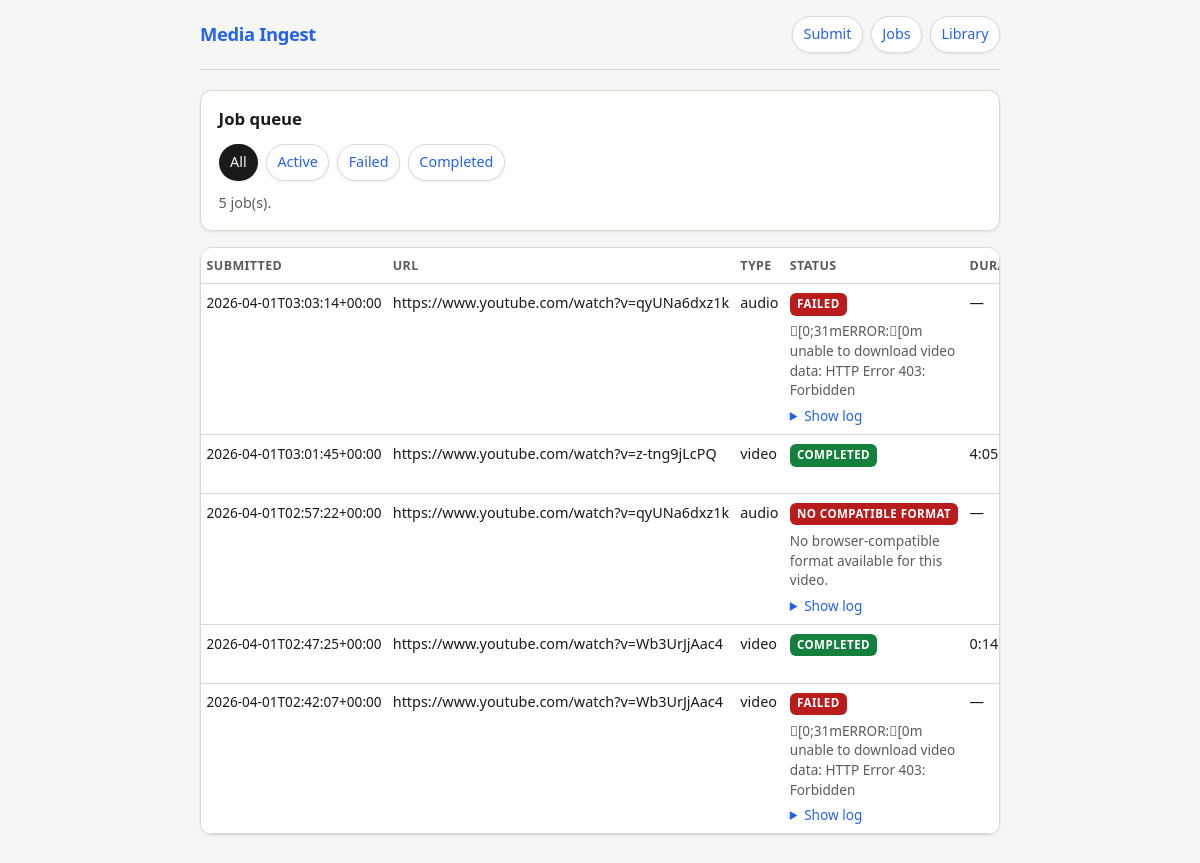
Page /jobs on the committed database.
### tables this page shows
CREATE TABLE jobs (
    job_id        TEXT PRIMARY KEY,
    source_url    TEXT NOT NULL,
    media_type    TEXT NOT NULL,
    status        TEXT NOT NULL,
    media_item_id TEXT,
    submitted_at  TEXT NOT NULL,
    started_at    TEXT,
    finished_at   TEXT,
    error_message TEXT,
    log           TEXT
);

### app/main.py (the view)
@app.get("/jobs", response_class=HTMLResponse)
async def jobs_page(
    request: Request,
    status: Optional[str] = None,
    page: int = 1,
) -> Any:
    per_page = 50
    page = max(1, page)
    offset = (page - 1) * per_page
    tab = status if status in ("active", "failed", "completed") else None
    rows, total = await run_in_threadpool(
        db.list_jobs_page, tab, per_page, offset
    )
    poll = await run_in_threadpool(db.any_active_jobs)
    pages = (total + per_page - 1) // per_page
    return templates.TemplateResponse(
        "jobs.html",
        {
            "request": request,
            "jobs": rows,
            "filter": tab or "all",
            "page": page,
            "pages": max(1, pages),
            "total": total,
            "poll_jobs": poll,
        },
    )

### app/templates/jobs.html (shortened to what this page needs)
{% extends "base.html" %}
{% block body %}
  <div class="card stack" style="margin-bottom:1rem;">
    <h2 style="margin:0;font-size:1.05rem;">Job queue</h2>
    <nav class="tabs" aria-label="Filter jobs">
      <a href="/jobs" {% if filter == 'all' %} aria-current="page"{% endif %}>All</a>
      <a href="/jobs?status=active" {% if filter == 'active' %} aria-current="page"{% endif %}>Active</a>
      <a href="/jobs?status=failed" {% if filter == 'failed' %} aria-current="page"{% endif %}>Failed</a>
      <a href="/jobs?status=completed" {% if filter == 'completed' %} aria-current="page"{% endif %}>Completed</a>
    </nav>
    <p style="margin:0;color:var(--muted);font-size:.9rem;">{{ total }} job(s). {% if poll_jobs %}Auto-refresh every 5s while work is active.{% endif %}</p>
  </div>
  {% if not jobs %}
  <p class="card" style="color:var(--muted);">No jobs match this filter.</p>
  {% else %}
  <div class="card" style="padding:0;overflow:auto;">
    <table>
      <thead>
        <tr>
          <th>Submitted</th>
          <th>URL</th>
          <th>Type</th>
          <th>Status</th>
          <th>Duration</th>
        </tr>
      </thead>
      <tbody>
        {% for j in jobs %}
        <tr>
          <td style="white-space:nowrap;font-size:.85rem;">{{ j.submitted_at }}</td>
          <td><span class="truncate" title="{{ j.source_url }}">{{ j.source_url }}</span></td>
          <td>{{ j.media_type }}</td>
          <td>
            <span class="badge {{ j.status }}">{{ job_status_label(j.status) }}</span>
            {% if j.status.startswith('failed') and j.error_message %}
            <div style="margin-top:.35rem;font-size:.85rem;color:var(--muted);max-width:18rem;">
              {% if j.status == 'failed_no_compatible_format' %}
              No browser-compatible format available for this video.
              {% else %}
              {{ j.error_message }}
              {% endif %}
            </div>
            {% if j.log %}
            <details class="job-log" style="margin-top:.35rem;">
              <summary>Show log</summary>
            </details>
            {% endif %}
            {% endif %}
          </td>
          <td style="white-space:nowrap;">{{ job_duration_display(j) }}</td>
        </tr>
        {% endfor %}
      </tbody>
    </table>
  </div>
  {% endif %}
{% endblock %}

### app/templates/base.html (shortened to what this page needs)
<!DOCTYPE html>
<html lang="en">
<head>
</head>
<body>
  <div class="wrap">
    <header class="site">
      <h1><a href="/">Media Ingest</a></h1>
      <nav class="tabs" aria-label="Main">
        <a href="/">Submit</a>
        <a href="/jobs">Jobs</a>
        <a href="/library">Library</a>
      </nav>
    </header>
    {% block body %}{% endblock %}
  </div>
</body>
</html>

### app/templates/base.html (style rules this page uses)
:root { color-scheme: light dark; --bg: #f6f6f4; --surface: #ffffff; --text: #1a1a18; --muted: #5c5c56; --border: #d9d9d4; --accent: #2563eb; --accent-hover: #1d4ed8; --danger: #b91c1c; --badge-sub: #64748b; --badge-run: #ca8a04; --badge-ok: #15803d; --badge-fail: #b91c1c; --radius: 12px; --shadow: 0 1px 3px rgba(0,0,0,.08); font-family: system-ui, -apple-system, Segoe UI, Roboto, sans-serif; line-height: 1.45; }
* { box-sizing: border-box; }
body { margin: 0; min-height: 100vh; background: var(--bg); color: var(--text); }
a { color: var(--accent); text-decoration: none; }
.wrap { max-width: 52rem; margin: 0 auto; padding: 1rem 1rem 3rem; }
header.site { display: flex; align-items: center; justify-content: space-between; flex-wrap: wrap; gap: .75rem; margin-bottom: 1.25rem; padding-bottom: 1rem; border-bottom: 1px solid var(--border); }
header.site h1 { font-size: 1.15rem; font-weight: 650; margin: 0; letter-spacing: -0.02em; }
nav.tabs { display: flex; gap: .5rem; flex-wrap: wrap; }
nav.tabs a, nav.tabs span { padding: .45rem .65rem; border-radius: 999px; font-size: .9rem; }
nav.tabs a { background: var(--surface); border: 1px solid var(--border); box-shadow: var(--shadow); }
nav.tabs [aria-current="page"] { background: var(--text); color: var(--bg); border: 1px solid transparent; text-decoration: none; }
.card { background: var(--surface); border: 1px solid var(--border); border-radius: var(--radius); padding: 1rem 1.1rem; box-shadow: var(--shadow); }
.badge { display: inline-block; font-size: .72rem; font-weight: 700; text-transform: uppercase; letter-spacing: .04em; padding: .18rem .45rem; border-radius: 6px; background: var(--badge-sub); color: var(--surface); white-space: nowrap; }
.badge.completed { background: var(--badge-ok); }
.badge.failed, .badge.failed_no_compatible_format, .badge.failed_duration_exceeded, .badge.failed_duplicate { background: var(--badge-fail); color: #fff; }
table { width: 100%; border-collapse: collapse; font-size: .9rem; }
th, td { text-align: left; padding: .55rem .35rem; border-bottom: 1px solid var(--border); vertical-align: top; }
th { color: var(--muted); font-weight: 600; font-size: .78rem; text-transform: uppercase; letter-spacing: .03em; }
.truncate { max-width: 14rem; overflow: hidden; text-overflow: ellipsis; white-space: nowrap; }
@media (min-width: 640px) { .truncate { max-width: 22rem; } }
details.job-log summary { cursor: pointer; color: var(--accent); font-size: .85rem; }
.stack { display: flex; flex-direction: column; gap: .75rem; }

### rows in the picture
jobs: submitted_at "2026-04-01T03:03:14+00:00", source_url "https://www.youtube.com/watch?v=qyUNa6dxz1k", media_type "audio", status "FAILED", error_message "\u001b[0;31mERROR:\u001b[0m unable to download video data: HTTP Error 403: Forbidden", job_duration_display "—"
jobs: submitted_at "2026-04-01T03:01:45+00:00", source_url "https://www.youtube.com/watch?v=z-tng9jLcPQ", media_type "video", status "COMPLETED", job_duration_display "4:05"
jobs: submitted_at "2026-04-01T02:57:22+00:00", source_url "https://www.youtube.com/watch?v=qyUNa6dxz1k", media_type "audio", status "NO COMPATIBLE FORMAT", shows "No browser-compatible format available for this video.", job_duration_display "—"
jobs: submitted_at "2026-04-01T02:47:25+00:00", source_url "https://www.youtube.com/watch?v=Wb3UrJjAac4", media_type "video", status "COMPLETED", job_duration_display "0:14"
jobs: submitted_at "2026-04-01T02:42:07+00:00", source_url "https://www.youtube.com/watch?v=Wb3UrJjAac4", media_type "video", status "FAILED", error_message "\u001b[0;31mERROR:\u001b[0m unable to download video data: HTTP Error 403: Forbidden", job_duration_display "—"

### other values in the picture
{{ total }} "5"
